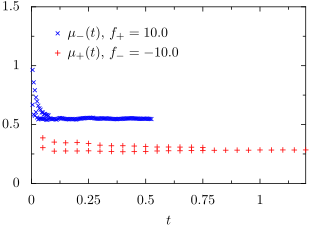

Python code for this plot:
#!/usr/bin/env python3
"""
Plot mobility over time from Brownian dynamics simulation output.
"""

from pathlib import Path
import sys

# ---------------------------------------------------------------------------
# PyX setup (pinned legacy version)
# ---------------------------------------------------------------------------

sys.path.insert(0, "/ltmp/PyX-0.12.1/")

from pyx import color, graph, text
from pyx.graph import axis


# ---------------------------------------------------------------------------
# Configuration
# ---------------------------------------------------------------------------

FORCE_POS = 10.0
FORCE_STR_POS = f"{FORCE_POS:.3f}".replace(".", "pt")
DATA_DIR_POS = Path("test_dir_N_1_F_10pt0")
DATA_FILE_POS = DATA_DIR_POS / f"muovert_F_{FORCE_STR_POS}.dat"

FORCE_NEG = -10.0
FORCE_STR_NEG = f"{FORCE_NEG:.3f}".replace(".", "pt")
DATA_DIR_NEG = Path("test_dir_N_1_F_-10pt0")
DATA_FILE_NEG = DATA_DIR_NEG / f"muovert_F_{FORCE_STR_NEG}.dat"
print('DATA_FILE_NEG:', DATA_FILE_NEG)

OUTPUT_FILE = "mobility_over_time"

X_MAX = 1.2
Y_MAX = 1.5 


# ---------------------------------------------------------------------------
# LaTeX configuration
# ---------------------------------------------------------------------------

# NOTE: PyX 0.12 uses "mode"; newer versions use "engine"
text.set(mode="latex")
text.preamble(r"\usepackage{amsmath}")


# ---------------------------------------------------------------------------
# Plot construction
# ---------------------------------------------------------------------------

g = graph.graphxy(
    width=7,
    height=4.5,
    x=axis.lin(min=0, max=X_MAX, title=r"$t$"),
    y=axis.lin(min=0, max=Y_MAX),
    key=graph.key.key(
        pos="tl",
        dist=0.15,
        vdist=0.5,
        symbolwidth=0.1,
    ),
)

symbol_attrs = [
    color.gradient.BlueRed,
]

g.plot(
    [
        graph.data.file(
            str(DATA_FILE_POS),
            x="abs($1)",
            y=4,
            title="$\mu_{-}(t)$, " + f"$f_+ = {FORCE_POS}$"
        ),
        graph.data.file(
            str(DATA_FILE_NEG),
            x="abs($1)",
            y=4,
            title="$\mu_{+}(t)$, " + f"$f_-={FORCE_NEG}$",
        ),
    ],
    [
        graph.style.symbol(
            graph.style.symbol.changecross,
            size=0.1,
            symbolattrs=symbol_attrs,
        )
    ],
)

# ---------------------------------------------------------------------------
# Annotation
# ---------------------------------------------------------------------------

# x_text, y_text = g.pos(0.7 * X_MAX, 0.8*Y_MAX)
# g.text(x_text, y_text, rf"$f_+ = {FORCE_POS}$")
# x_text, y_text = g.pos(0.7 * X_MAX, 0.7*Y_MAX)
# g.text(x_text, y_text, rf"$f_-={FORCE_NEG}$")


# ---------------------------------------------------------------------------
# Output
# ---------------------------------------------------------------------------

g.writePDFfile(OUTPUT_FILE)
